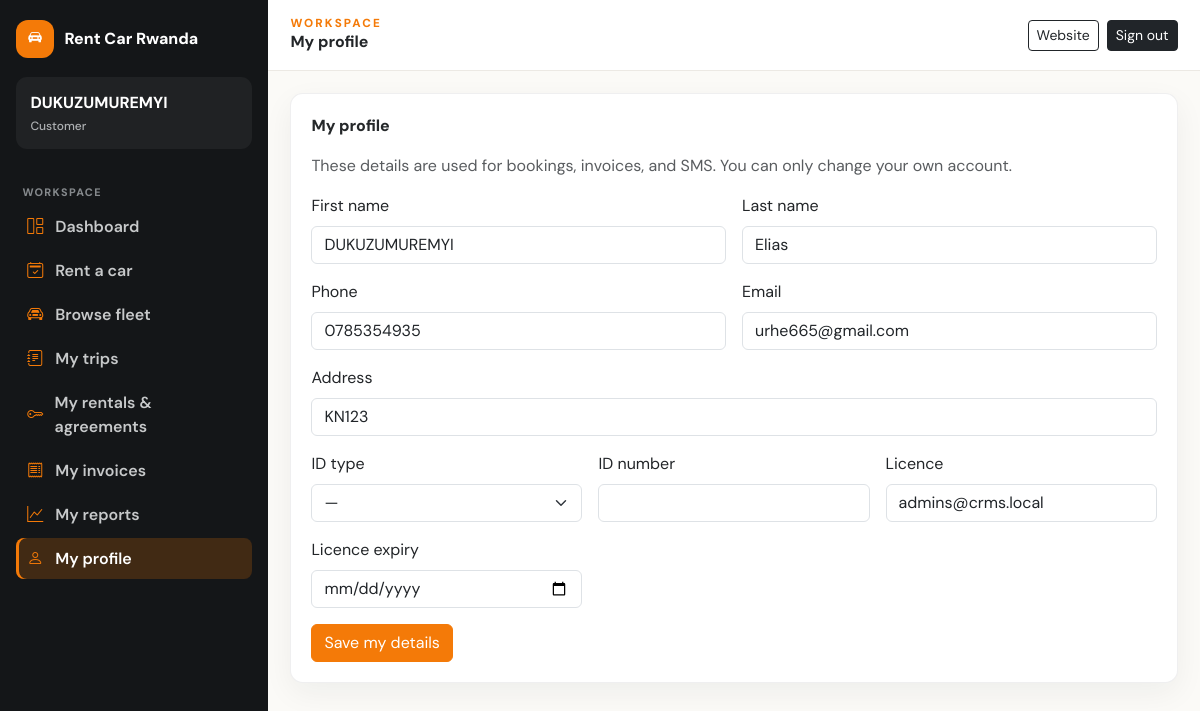
The page /index.php?r=customers/profile (signed in) on the database its author committed.
### tables this page shows
CREATE TABLE IF NOT EXISTS roles (
  role_id BIGINT UNSIGNED AUTO_INCREMENT PRIMARY KEY,
  role_name VARCHAR(60) NOT NULL UNIQUE,
  description VARCHAR(255) NULL,
  created_at TIMESTAMP NOT NULL DEFAULT CURRENT_TIMESTAMP
);

CREATE TABLE IF NOT EXISTS users (
  user_id BIGINT UNSIGNED AUTO_INCREMENT PRIMARY KEY,
  role_id BIGINT UNSIGNED NOT NULL,
  first_name VARCHAR(100) NOT NULL,
  last_name VARCHAR(100) NOT NULL,
  email VARCHAR(190) NULL UNIQUE,
  phone VARCHAR(30) NULL,
  password_hash VARCHAR(255) NOT NULL,
  status ENUM('active','inactive','suspended','pending') NOT NULL DEFAULT 'active',
  last_login_at DATETIME NULL,
  created_at TIMESTAMP NOT NULL DEFAULT CURRENT_TIMESTAMP,
  updated_at TIMESTAMP NOT NULL DEFAULT CURRENT_TIMESTAMP ON UPDATE CURRENT_TIMESTAMP,
  KEY idx_users_role_status (role_id,status),
  CONSTRAINT fk_users_role FOREIGN KEY (role_id) REFERENCES roles(role_id) ON DELETE RESTRICT ON UPDATE CASCADE
);

CREATE TABLE IF NOT EXISTS customers (
  customer_id BIGINT UNSIGNED AUTO_INCREMENT PRIMARY KEY,
  linked_user_id BIGINT UNSIGNED NULL UNIQUE,
  customer_code VARCHAR(30) NOT NULL UNIQUE,
  first_name VARCHAR(100) NOT NULL,
  last_name VARCHAR(100) NOT NULL,
  phone VARCHAR(30) NOT NULL,
  email VARCHAR(190) NULL,
  address VARCHAR(255) NULL,
  identification_type ENUM('national_id','passport','other') NULL,
  identification_number VARCHAR(100) NULL,
  driving_license_number VARCHAR(100) NULL,
  license_expiry_date DATE NULL,
  status ENUM('active','inactive','blacklisted') NOT NULL DEFAULT 'active',
  created_by BIGINT UNSIGNED NULL,
  created_at TIMESTAMP NOT NULL DEFAULT CURRENT_TIMESTAMP,
  updated_at TIMESTAMP NOT NULL DEFAULT CURRENT_TIMESTAMP ON UPDATE CURRENT_TIMESTAMP,
  UNIQUE KEY uq_customer_identity (identification_type,identification_number),
  KEY idx_customer_name (last_name,first_name), KEY idx_customer_phone (phone), KEY idx_customer_email (email),
  CONSTRAINT fk_customer_user FOREIGN KEY (linked_user_id) REFERENCES users(user_id) ON DELETE SET NULL ON UPDATE CASCADE,
  CONSTRAINT fk_customer_creator FOREIGN KEY (created_by) REFERENCES users(user_id) ON DELETE SET NULL ON UPDATE CASCADE
);

### src/View.php (called while the page is built, shortened)
<?php
final class View
{
    public static function render(string $template, array $data = [], ?string $layout = null): void
    {
        $data['flashes'] = Http::flashes();
        $data['user'] = Auth::user();
        $data['title'] = $data['title'] ?? 'CRMS';
        $layout = $layout ?? self::layoutFor($template, $data);
        extract($data, EXTR_SKIP);
        $viewFile = dirname(__DIR__) . '/views/' . $template . '.php';
        require $viewFile;
        $layoutFile = dirname(__DIR__) . '/views/layouts/' . $layout . '.php';
        require $layoutFile;
    }
    private static function layoutFor(string $template, array $data): string
    {
        return 'app';
    }
}

### src/Controllers/CustomerController.php (called while the page is built, shortened)
<?php
final class CustomerController
{
    public function profile(): void
    {
        Auth::requireLogin();
        $cid = Auth::customerId();
        $customer = Database::fetch('SELECT * FROM customers WHERE customer_id = ?', [$cid]);
        View::render('customers/profile', ['title' => 'My profile', 'customer' => $customer]);
    }
}

### index.php (called while the page is built, shortened)
<?php
require __DIR__ . '/src/bootstrap.php';
$route = $_GET['r'] ?? 'home';
$route = is_string($route) ? $route : 'home';
[$class, $method] = $routes[$route];
(new $class())->$method();

### src/Auth.php (called while the page is built, shortened)
<?php
final class Auth
{
    public static function user(): ?array
    {
        $id = $_SESSION['user_id'] ?? null;
        static $cached = null;
        static $cachedId = null;
        if ($cachedId === $id && $cached) {
            return $cached;
        }
        $user = Database::fetch(
            'SELECT u.*, r.role_name FROM users u JOIN roles r ON r.role_id = u.role_id WHERE u.user_id = ?',
            [$id]
        );
        $cached = $user;
        $cachedId = $id;
        return $user;
    }
    public static function id(): ?int
    {
        $u = self::user();
        return $u ? (int) $u['user_id'] : null;
    }
    public static function check(): bool
    {
        $u = self::user();
        return $u !== null && $u['status'] === 'active';
    }
    public static function requireLogin(): void
    {
        if (!self::check()) {
            Http::flash('warning', 'Please sign in to continue.');
            Http::redirect('login');
        }
    }
    public static function customerId(): ?int
    {
        $id = self::id();
        $row = Database::fetch('SELECT customer_id FROM customers WHERE linked_user_id = ?', [$id]);
        return $row ? (int) $row['customer_id'] : null;
    }
}

### src/bootstrap.php (called while the page is built, shortened)
<?php
$appCfg = require dirname(__DIR__) . '/config/app.php';
spl_autoload_register(function (string $class): void {
    $prefix = 'Crms\\';
    $rel = str_replace('\\', '/', substr($class, strlen($prefix)));
    $file = __DIR__ . '/' . $rel . '.php';
});
if (!function_exists('e')) {
    function e(?string $value): string
    {
        return htmlspecialchars((string) $value, ENT_QUOTES | ENT_SUBSTITUTE, 'UTF-8');
    }
}
if (!function_exists('url')) {
    function url(string $route = 'home', array $query = []): string
    {
        $base = rtrim(crms_base_url(), '/');
        $query['r'] = $route;
        return $base . '/index.php?' . http_build_query($query);
    }
}
if (!function_exists('crms_base_url')) {
    function crms_base_url(): string
    {
        $cfg = require dirname(__DIR__) . '/config/app.php';
        $script = $_SERVER['SCRIPT_NAME'] ?? '/CarrentalMS/index.php';
        $dir = str_replace('\\', '/', dirname($script));
        return rtrim($dir, '/');
    }
}

### config/database.php (called while the page is built)
<?php
return [
    'host' => getenv('CRMS_DB_HOST') ?: '127.0.0.1',
    'port' => (int) (getenv('CRMS_DB_PORT') ?: 3306),
    'name' => getenv('CRMS_DB_NAME') ?: 'carrental',
    'user' => getenv('CRMS_DB_USER') ?: 'root',
    'pass' => getenv('CRMS_DB_PASS') !== false ? (string) getenv('CRMS_DB_PASS') : '',
    'charset' => 'utf8mb4',
];

### src/Database.php (called while the page is built, shortened)
<?php
final class Database
{
    private static ?PDO $pdo = null;
    public static function connect(): PDO
    {
        if (self::$pdo instanceof PDO) {
            return self::$pdo;
        }
        $cfg = require dirname(__DIR__) . '/config/database.php';
        $dsn = sprintf(
            'mysql:host=%s;port=%d;dbname=%s;charset=%s',
            $cfg['host'],
            $cfg['port'],
            $cfg['name'],
            $cfg['charset']
        );
        try {
            self::$pdo = new PDO($dsn, $cfg['user'], $cfg['pass'], [
                PDO::ATTR_ERRMODE => PDO::ERRMODE_EXCEPTION,
                PDO::ATTR_DEFAULT_FETCH_MODE => PDO::FETCH_ASSOC,
                PDO::ATTR_EMULATE_PREPARES => false,
            ]);
        } catch (PDOException $e) {
            throw new RuntimeException('Database connection failed.');
        }
        self::$pdo->exec("SET time_zone = '+02:00'");
        return self::$pdo;
    }
    public static function pdo(): PDO
    {
        return self::connect();
    }
    public static function query(string $sql, array $params = []): PDOStatement
    {
        $stmt = self::pdo()->prepare($sql);
        $stmt->execute($params);
        return $stmt;
    }
    public static function fetch(string $sql, array $params = []): ?array
    {
        $row = self::query($sql, $params)->fetch();
        return $row === false ? null : $row;
    }
}

### config/app.php (called while the page is built)
<?php
return [
    'name' => 'CRMS',
    'timezone' => 'Africa/Kigali',
    'currency' => 'RWF',
    'base_url' => '',
    'session_name' => 'CRMSSESSID',
    'upload_max_bytes' => 2 * 1024 * 1024,
    'allowed_image_mimes' => ['image/jpeg' => 'jpg', 'image/png' => 'png', 'image/webp' => 'webp'],
];

### views/customers/profile.php (the view, shortened to what this page needs)
<form method="post" class="panel">
  <div class="panel-h">My profile</div>
  <p class="text-muted">These details are used for bookings, invoices, and SMS. You can only change your own account.</p>
  <div class="row g-3">
    <div class="col-md-6"><label class="form-label">First name</label><input class="form-control" name="first_name" required value="<?= e($customer['first_name'] ?? '') ?>"></div>
    <div class="col-md-6"><label class="form-label">Last name</label><input class="form-control" name="last_name" required value="<?= e($customer['last_name'] ?? '') ?>"></div>
    <div class="col-md-6"><label class="form-label">Phone</label><input class="form-control" name="phone" required value="<?= e($customer['phone'] ?? '') ?>"></div>
    <div class="col-md-6"><label class="form-label">Email</label><input class="form-control" type="email" name="email" value="<?= e($customer['email'] ?? '') ?>"></div>
    <div class="col-12"><label class="form-label">Address</label><input class="form-control" name="address" value="<?= e($customer['address'] ?? '') ?>"></div>
    <div class="col-md-4"><label class="form-label">ID type</label>
      <select class="form-select" name="identification_type">
        <option value="">—</option>
      </select>
    </div>
    <div class="col-md-4"><label class="form-label">ID number</label><input class="form-control" name="identification_number" value="<?= e($customer['identification_number'] ?? '') ?>"></div>
    <div class="col-md-4"><label class="form-label">Licence</label><input class="form-control" name="driving_license_number" value="<?= e($customer['driving_license_number'] ?? '') ?>"></div>
    <div class="col-md-4"><label class="form-label">Licence expiry</label><input class="form-control" type="date" name="license_expiry_date" value="<?= e($customer['license_expiry_date'] ?? '') ?>"></div>
  </div>
  <button class="btn btn-primary mt-3">Save my details</button>
</form>

### views/partials/sidebar.php (shortened to what this page needs)
<?php
$role = $user['role_name'] ?? '';
$isSystemAdmin = $role === 'System Administrator';
?>
<aside class="sidebar d-none d-lg-flex">
  <a class="brand" href="<?= e(url($user ? 'dashboard' : 'home')) ?>">
    <span class="brand-mark"><i class="bi <?= $isSystemAdmin ? 'bi-shield-lock-fill' : 'bi-car-front-fill' ?>" aria-hidden="true"></i></span>
    <span class="brand-label">Rent Car Rwanda</span>
  </a>
  <?php if (!empty($user)): ?>
    <div class="sidebar-role"><?= e($user['first_name']) ?><span><?= e($role) ?></span></div>
  <?php endif; ?>
  <nav class="nav flex-column">
    <?php require __DIR__ . '/sidebar-links.php'; ?>
  </nav>
</aside>
      <?php require __DIR__ . '/sidebar-links.php'; ?>

### public/css/app.css (style rules this page uses)
:root { --rcr-orange: #f47a08; --rcr-ink: #1b1d1f; --rcr-muted: #777b80; --rcr-paper: #f6f6f4; --navy: var(--rcr-ink); --teal: var(--rcr-orange); --gold: var(--rcr-orange); --sand: #efeeeb; --ink: #222528; --muted: var(--rcr-muted); }
* { box-sizing: border-box; }
html, body { margin: 0; }
body.site-body { font-family: "DM Sans", system-ui, sans-serif; color: var(--ink); background: #fbfaf7; min-height: 100vh; }
a { color: var(--teal); }
.site-body a { text-decoration-color: rgba(244,122,8,.35); }
.brand-mark { width: 36px; height: 36px; border-radius: 10px; background: linear-gradient(135deg, var(--gold), #b8860b); color: #1a1404; display: inline-flex; align-items: center; justify-content: center; font-weight: 700; font-size: .85rem; }
.site-body .btn-primary, .site-body .btn-accent { --bs-btn-color: #fff; --bs-btn-bg: var(--rcr-orange); --bs-btn-border-color: var(--rcr-orange); --bs-btn-hover-color: #fff; --bs-btn-hover-bg: #dc6800; --bs-btn-hover-border-color: #dc6800; --bs-btn-active-color: #fff; --bs-btn-active-bg: #c85e00; --bs-btn-active-border-color: #c85e00; --bs-btn-disabled-bg: #f3b47d; --bs-btn-disabled-border-color: #f3b47d; color: #fff; background-color: var(--rcr-orange); border-color: var(--rcr-orange); }
.site-body .card, .site-body .panel, .site-body .auth-card, .site-body .kpi-card { border: 1px solid rgba(36,39,41,.07); border-radius: .8rem; box-shadow: 0 10px 30px rgba(26,28,30,.055); }
.site-body .panel { height: 100%; padding: 1.25rem; background: #fff; }
.site-body .panel-h { margin-bottom: 1rem; color: #25282a; font-size: 1rem; font-weight: 800; }
.site-body .sidebar { background: #1b1d1f; color: #fff; }
.site-body .sidebar .brand { color: #fff; }
.site-body .sidebar .brand-mark { background: var(--rcr-orange); color: #fff; }
.site-body .sidebar-role { color: #fff; }
.site-body .sidebar-role span { color: #aeb1b3; }
:root { --rcr-orange: #f47a08; --rcr-ink: #1b1d1f; --rcr-muted: #777b80; --rcr-paper: #f6f6f4; }
.site-body { background: var(--rcr-paper); color: var(--rcr-ink); }
html { scroll-behavior: smooth; scroll-padding-top: 5.5rem; }
.app-body { background: var(--rcr-paper); }
.app-shell > .sidebar { position: sticky; top: 0; align-self: start; display: flex; flex-direction: column; gap: .35rem; padding: 1.25rem 1rem 2rem; background: #141618; height: 100vh; min-height: 100vh; overflow-y: auto; }
.app-shell .brand { display: flex; align-items: center; gap: .65rem; margin-bottom: .85rem; color: #fff; font-weight: 800; text-decoration: none; }
.app-shell .brand-mark { width: 38px; height: 38px; border-radius: 12px; background: var(--rcr-orange); color: #fff; }
.sidebar-role { display: flex; flex-direction: column; gap: .15rem; margin: 0 0 1rem; padding: .85rem .9rem; border-radius: .7rem; background: rgba(255,255,255,.05); font-weight: 700; }
.sidebar-role span { font-size: .75rem; font-weight: 500; color: #aeb1b3; }

### rows shown on the page
users: first_name "DUKUZUMUREMYI", role.role_name "Customer"
customers: first_name "DUKUZUMUREMYI", last_name "Elias", phone "0785354935", email "urhe665@gmail.com", address "KN123", driving_license_number "admins@crms.local"

### other values the page prints
$title "My profile"
